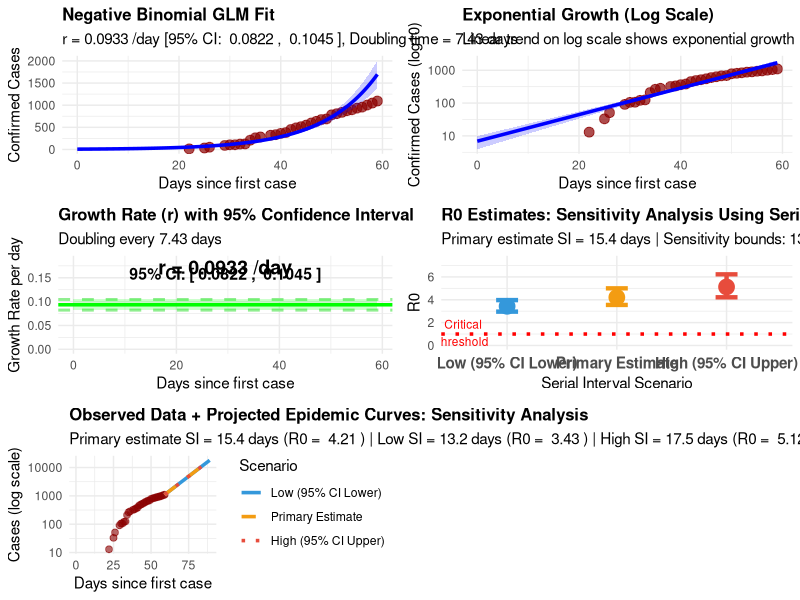
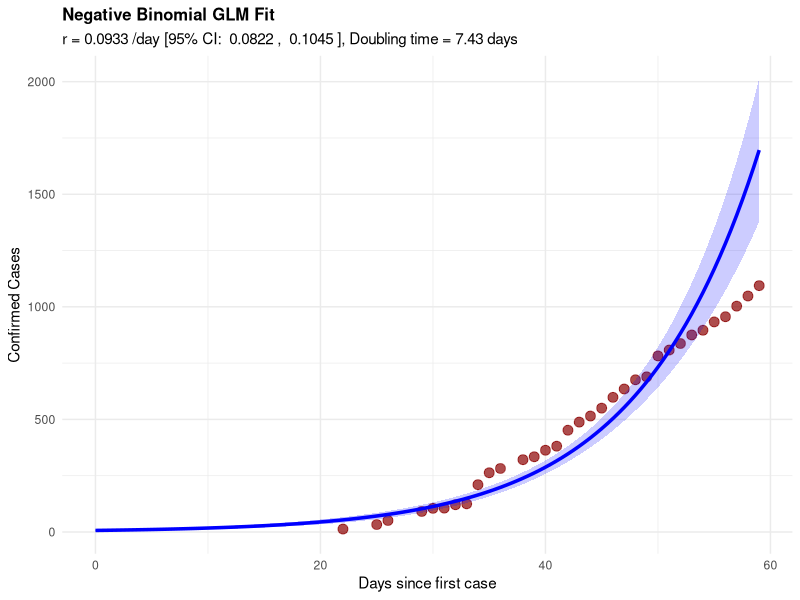
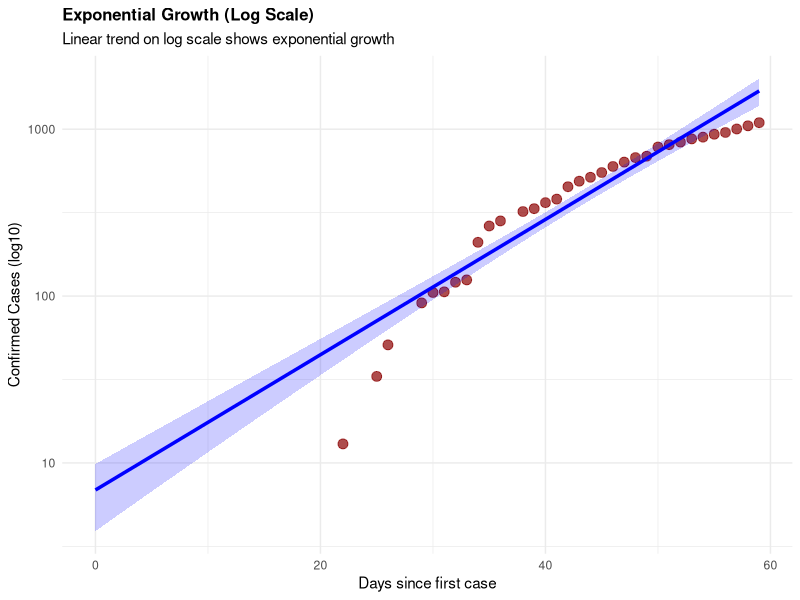
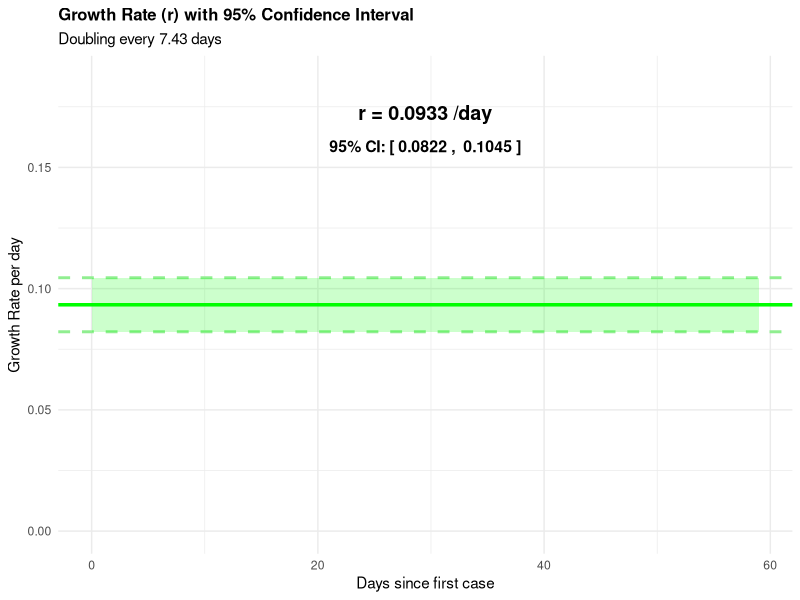
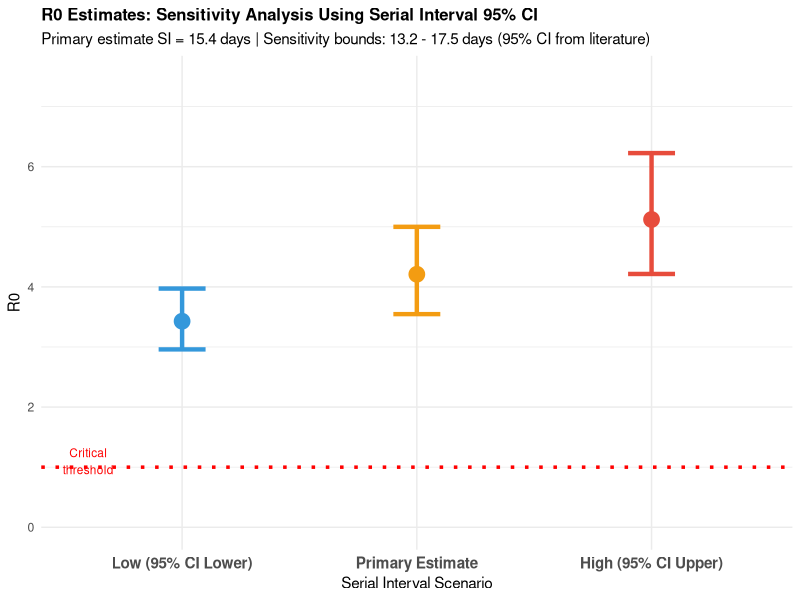
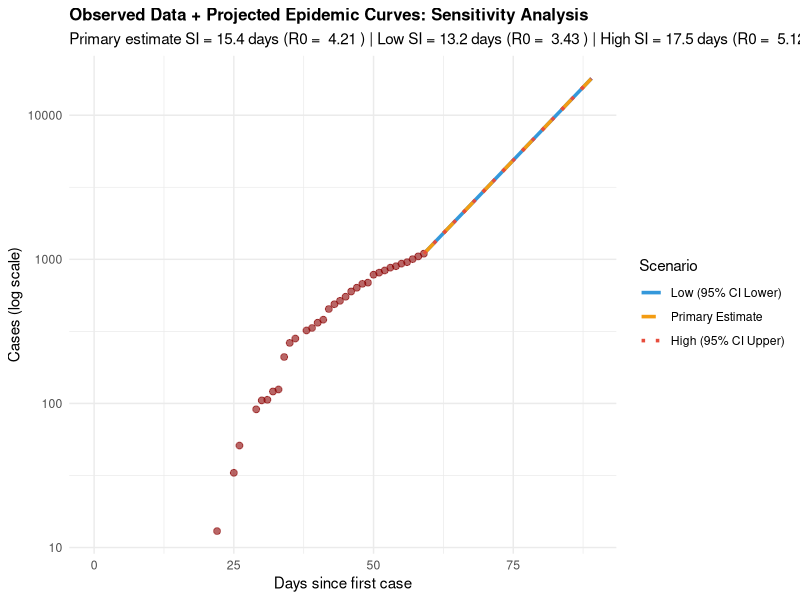

The R source for these figures, in order:
#explore data
#see what we have 
#and what we do not have

#install.packages("MASS")

library(MASS)
library(ggplot2)
library(gridExtra)

# Read data

## OK
## setwd("../data")

## Better
data <- read.csv("../data/drc_sitrep.csv")

data$date <- as.Date(data$date)
data$day <- as.numeric(data$date - data$date[1])

#pwd# ==== FIT NEGATIVE BINOMIAL GLM ====
glm_fit <- glm.nb(confirmed_cases ~ day, data = data)

# Extract parameters
small_r <- coef(glm_fit)[2]
intercept <- coef(glm_fit)[1]
doubling <- log(2) / small_r 

# Get confidence intervals
CI <- confint(glm_fit)
r_CI <- CI[2, ]

## Our actual result is CI for r; let's plot that first

# ==== CALCULATE R0 FOR 3 SI SCENARIOS ====
## Calculate R is a good idea but a little bit complicated
## You are showing CI but you are not reflecting uncertainty in SI
## This calculation is sensitive to a distribution assumption
## You can generalize this if you estimate the variation in SI
## To get CIs, you would then want uncertainty in variation

## Sensitivity analysis using Ebola SI from literature
## Primary estimate: SI = 15.4 days (best estimate from meta-analysis)
## Sensitivity bounds: 95% CI = 13.2 - 17.5 days

SI_scenarios <- data.frame(
  scenario = c("Low (95% CI Lower)", "Primary Estimate", "High (95% CI Upper)"),
  SI = c(13.2, 15.4, 17.5)
)

# Calculate R0 and CI for each scenario
SI_scenarios$R0 <- exp(small_r * SI_scenarios$SI)
SI_scenarios$R0_lower <- exp(r_CI[1] * SI_scenarios$SI)
SI_scenarios$R0_upper <- exp(r_CI[2] * SI_scenarios$SI)

# ==== PRINT RESULTS ====
print("===== SMALL r ESTIMATE =====")
print(paste("Small r:", round(small_r, 4), "per day"))
print(paste("95% CI: [", round(r_CI[1], 4), ", ", round(r_CI[2], 4), "]"))
print(paste("Doubling time:", round(doubling, 2), "days"))
print("")

print("===== R0 ESTIMATES FOR 3 SI SCENARIOS (SENSITIVITY ANALYSIS) =====")
for (i in 1:nrow(SI_scenarios)) {
  if (i == 2) {
    print(paste("*** PRIMARY ESTIMATE *** ", SI_scenarios$scenario[i], " SI (", SI_scenarios$SI[i], 
                " days): R0 =", round(SI_scenarios$R0[i], 3),
                " 95% CI: [", round(SI_scenarios$R0_lower[i], 3), 
                ", ", round(SI_scenarios$R0_upper[i], 3), "]"))
  } else {
    print(paste(SI_scenarios$scenario[i], " SI (", SI_scenarios$SI[i], 
                " days): R0 =", round(SI_scenarios$R0[i], 3),
                " 95% CI: [", round(SI_scenarios$R0_lower[i], 3), 
                ", ", round(SI_scenarios$R0_upper[i], 3), "]"))
  }
}
print("")

# ==== CREATE PREDICTIONS FOR PLOTTING ====
newdata <- data.frame(day = seq(min(data$day), max(data$day), by = 0.5))
pred <- predict(glm_fit, newdata = newdata, type = "response", se.fit = TRUE)

pred_df <- data.frame(
  day = newdata$day,
  fit = pred$fit,
  se = pred$se.fit
)

# ==== FIGURE 1: GLM FIT ====
fig1 <- ggplot(data, aes(x = day, y = confirmed_cases)) +
  geom_point(color = "darkred", size = 3, alpha = 0.7) +
  geom_line(data = pred_df, aes(y = fit), color = "blue", size = 1.2) +
  geom_ribbon(data = pred_df, 
              aes(y = fit, 
                  ymin = fit - 1.96*se, 
                  ymax = fit + 1.96*se),
              alpha = 0.2, fill = "blue") +
  labs(title = "Negative Binomial GLM Fit",
       subtitle = paste("r =", round(small_r, 4), "/day [95% CI: ", round(r_CI[1], 4), ", ", round(r_CI[2], 4), "], Doubling time =", round(doubling, 2), "days"),
       x = "Days since first case",
       y = "Confirmed Cases") +
  theme_minimal() +
  theme(plot.title = element_text(face = "bold", size = 12))

# ==== FIGURE 2: LOG SCALE (EXPONENTIAL GROWTH) ====
fig2 <- ggplot(data, aes(x = day, y = confirmed_cases)) +
  geom_point(color = "darkred", size = 3, alpha = 0.7) +
  geom_line(data = pred_df, aes(y = fit), color = "blue", size = 1.2) +
  geom_ribbon(data = pred_df, 
              aes(y = fit, 
                  ymin = fit - 1.96*se, 
                  ymax = fit + 1.96*se),
              alpha = 0.2, fill = "blue") +
  scale_y_log10() +
  labs(title = "Exponential Growth (Log Scale)",
       subtitle = paste("Linear trend on log scale shows exponential growth"),
       x = "Days since first case",
       y = "Confirmed Cases (log10)") +
  theme_minimal() +
  theme(plot.title = element_text(face = "bold", size = 12))

# ==== FIGURE 3: GROWTH RATE WITH CI ====
fig3 <- ggplot() +
  geom_hline(yintercept = small_r, color = "green", size = 1.2, linetype = "solid") +
  geom_hline(yintercept = r_CI[1], color = "lightgreen", size = 1, linetype = "dashed") +
  geom_hline(yintercept = r_CI[2], color = "lightgreen", size = 1, linetype = "dashed") +
  geom_rect(aes(xmin = 0, xmax = max(pred_df$day), ymin = r_CI[1], ymax = r_CI[2]),
            alpha = 0.2, fill = "green") +
  annotate("text", x = max(pred_df$day) * 0.5, y = small_r * 1.85,
           label = paste("r =", round(small_r, 4), "/day"),
           size = 5, color = "black", fontface = "bold") +
  annotate("text", x = max(pred_df$day) * 0.5, y = small_r * 1.70,
           label = paste("95% CI: [", round(r_CI[1], 4), ", ", round(r_CI[2], 4), "]"),
           size = 4, color = "black", fontface = "bold") +
  xlim(0, max(pred_df$day)) +
  ylim(0, small_r * 2) +
  labs(title = "Growth Rate (r) with 95% Confidence Interval",
       subtitle = paste("Doubling every", round(doubling, 2), "days"),
       x = "Days since first case",
       y = "Growth Rate per day") +
  theme_minimal() +
  theme(plot.title = element_text(face = "bold", size = 12))

# ==== FIGURE 4: R0 WITH 3 SI SCENARIOS ====
SI_scenarios$scenario <- factor(SI_scenarios$scenario, 
                                levels = c("Low (95% CI Lower)", "Primary Estimate", "High (95% CI Upper)"))

fig4 <- ggplot(SI_scenarios, aes(x = scenario, y = R0, color = scenario)) +
  geom_point(size = 5) +
  geom_errorbar(aes(ymin = R0_lower, ymax = R0_upper), 
                width = 0.2, size = 1.5) +
  geom_hline(yintercept = 1, color = "red", size = 1.2, linetype = "dotted") +
  scale_color_manual(values = c("Low (95% CI Lower)" = "#3498db", "Primary Estimate" = "#f39c12", "High (95% CI Upper)" = "#e74c3c"),
                     guide = "none") +
  annotate("text", x = 0.6, y = 1.1, 
           label = "Critical\nthreshold",
           size = 3, color = "red") +
  ylim(0, max(SI_scenarios$R0_upper) * 1.2) +
  labs(title = "R0 Estimates: Sensitivity Analysis Using Serial Interval 95% CI",
       subtitle = "Primary estimate SI = 15.4 days | Sensitivity bounds: 13.2 - 17.5 days (95% CI from literature)",
       x = "Serial Interval Scenario",
       y = "R0") +
  theme_minimal() +
  theme(plot.title = element_text(face = "bold", size = 12),
        axis.text.x = element_text(size = 11, face = "bold"))

# ==== FIGURE 5: PROJECTED EPIDEMIC UNDER DIFFERENT R0 SCENARIOS ====

# Use a reasonable starting point for projection
# Project forward from the last observed day
last_day <- max(data$day)
last_cases <- data$confirmed_cases[data$day == last_day]

# Create projection data from last observed day forward
projection_days <- seq(last_day, last_day + 30, by = 1)

projections_list <- list()

for (i in 1:nrow(SI_scenarios)) {
  scenario_name <- SI_scenarios$scenario[i]
  SI_value <- SI_scenarios$SI[i]
  R0_value <- SI_scenarios$R0[i]
  
  # Calculate growth rate for this R0: r = ln(R0) / SI
  r_from_R0 <- log(R0_value) / SI_value
  
  # Project cases using exponential model
  projected_cases <- last_cases * exp(r_from_R0 * (projection_days - last_day))
  
  projections_list[[i]] <- data.frame(
    day = projection_days,
    cases = projected_cases,
    scenario = scenario_name,
    R0 = R0_value,
    SI = SI_value,
    type = "Projected"
  )
}

projections_df <- do.call(rbind, projections_list)

# Add observed data
observed_df <- data.frame(
  day = data$day,
  cases = data$confirmed_cases,
  scenario = "Observed",
  R0 = NA,
  SI = NA,
  type = "Observed"
)

# Combine observed and projected
combined_df <- rbind(
  data.frame(observed_df, stringsAsFactors = FALSE),
  projections_df
)

# Create the plot
fig5 <- ggplot() +
  geom_point(data = observed_df, aes(x = day, y = cases), 
             color = "darkred", size = 2, alpha = 0.6, name = "Observed") +
  geom_line(data = projections_df, aes(x = day, y = cases, color = scenario, linetype = scenario), 
            size = 1.2) +
  scale_color_manual(values = c("Low (95% CI Lower)" = "#3498db", "Primary Estimate" = "#f39c12", "High (95% CI Upper)" = "#e74c3c"),
                     name = "Scenario") +
  scale_linetype_manual(values = c("Low (95% CI Lower)" = "solid", "Primary Estimate" = "dashed", "High (95% CI Upper)" = "dotted"),
                        name = "Scenario") +
  scale_y_log10() +
  labs(title = "Observed Data + Projected Epidemic Curves: Sensitivity Analysis",
       subtitle = paste("Primary estimate SI = 15.4 days (R0 = ", round(SI_scenarios$R0[2], 2), 
                        ") | Low SI = 13.2 days (R0 = ", round(SI_scenarios$R0[1], 2),
                        ") | High SI = 17.5 days (R0 = ", round(SI_scenarios$R0[3], 2), ")"),
       x = "Days since first case",
       y = "Cases (log scale)") +
  theme_minimal() +
  theme(plot.title = element_text(face = "bold", size = 12),
        legend.position = "right")

# ==== DISPLAY ALL FIGURES ====
grid.arrange(fig1, fig2, fig3, fig4, fig5, nrow = 3, ncol = 2)

# ==== SAVE FIGURES ====
ggsave("01_GLM_Fit.png", fig1, width = 8, height = 6, dpi = 300)
ggsave("02_Log_Scale.png", fig2, width = 8, height = 6, dpi = 300)
ggsave("03_Growth_Rate_CI.png", fig3, width = 8, height = 6, dpi = 300)
ggsave("04_R0_Scenarios.png", fig4, width = 8, height = 6, dpi = 300)
ggsave("05_Projected_Epidemics.png", fig5, width = 10, height = 6, dpi = 300)

print("Figures saved to your working directory!")
